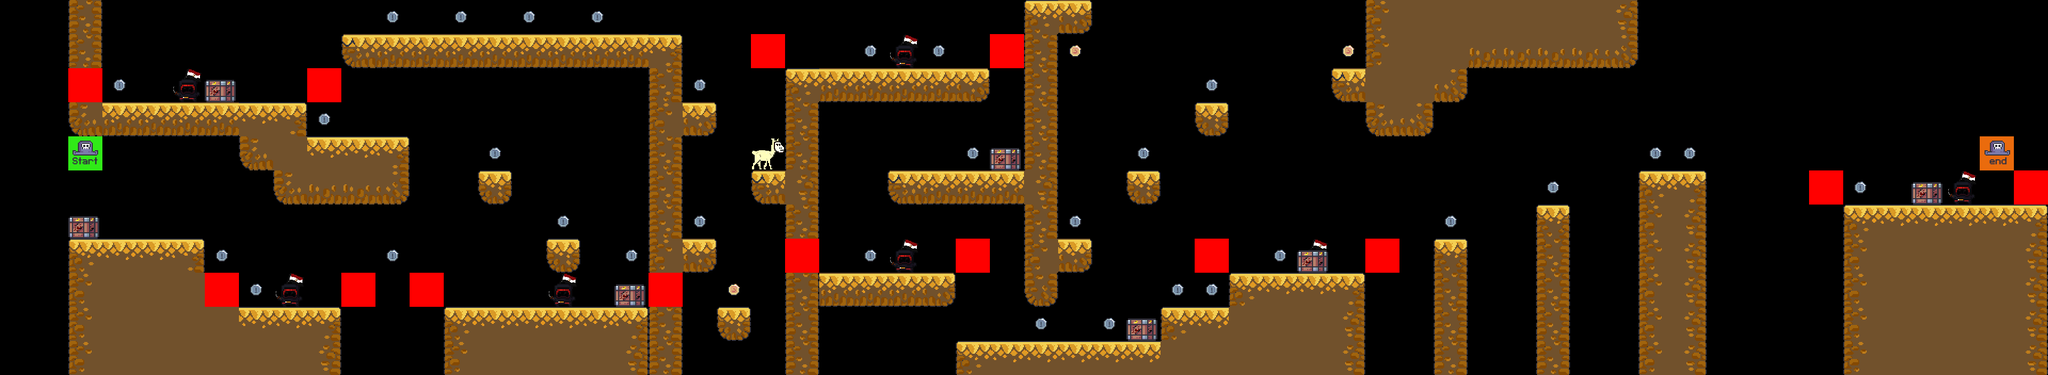

Tiled map render using the project's own tile images. Description and the map definition, with tile-layer contents summarised, below:
An orthogonal 60x11 tile map with 64x64 px tiles, 7 tile layers (terrain, coins, enemies, llama, ...), 6 tilesets.

<map version="1.5" tiledversion="1.7.2" orientation="orthogonal" renderorder="right-down" width="60" height="11" tilewidth="64" tileheight="64" infinite="0" nextlayerid="8" nextobjectid="1">
 <editorsettings>
  <export target="../4/level_4.csv" format="csv" />
 </editorsettings>
 <tileset firstgid="1" source="../tilesets/terrain_tiles.tsx" />
 <tileset firstgid="17" source="../tilesets/coin_tiles.tsx" />
 <tileset firstgid="19" source="../tilesets/enemy_tiles.tsx" />
 <tileset firstgid="21" source="../tilesets/crates.tsx" />
 <tileset firstgid="22" source="../tilesets/player_tiles.tsx" />
 <tileset firstgid="24" source="llama.tsx" />
 <layer id="1" name="terrain" width="60" height="11">
  <data>[660 cells, 211 non-empty, 16 distinct tile ids]</data>
 </layer>
 <layer id="2" name="coins" width="60" height="11">
  <data>[660 cells, 34 non-empty, 2 distinct tile ids]</data>
 </layer>
 <layer id="3" name="enemies" width="60" height="11">
  <data>[660 cells, 7 non-empty, 1 distinct tile ids]</data>
 </layer>
 <layer id="7" name="llama" width="60" height="11">
  <data>[660 cells, 1 non-empty, 1 distinct tile ids]</data>
 </layer>
 <layer id="4" name="constraints" width="60" height="11">
  <data>[660 cells, 14 non-empty, 1 distinct tile ids]</data>
 </layer>
 <layer id="5" name="crates" width="60" height="11">
  <data>[660 cells, 7 non-empty, 1 distinct tile ids]</data>
 </layer>
 <layer id="6" name="player" width="60" height="11">
  <data>[660 cells, 2 non-empty, 2 distinct tile ids]</data>
 </layer>
</map>
